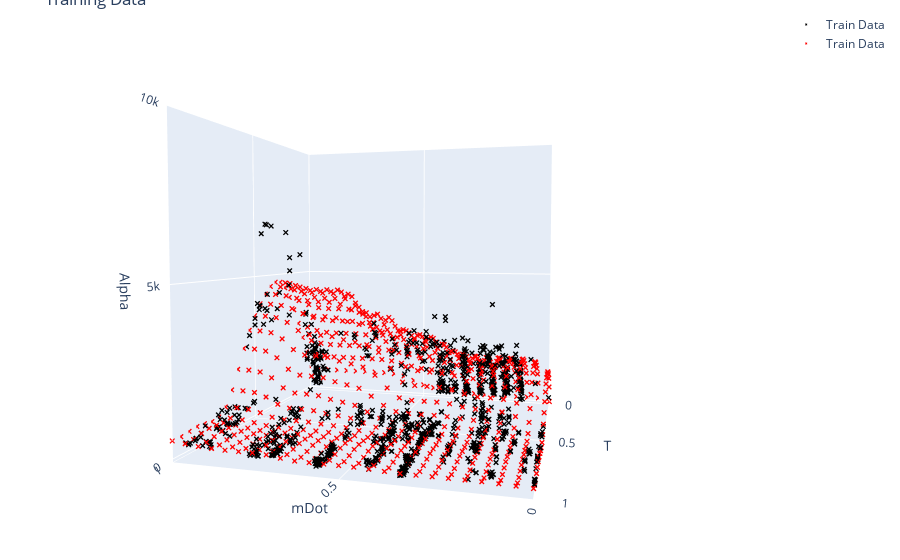

Notebook code cell kept with this figure:
### Code cell
fig = go.Figure()
fig.add_trace(go.Scatter3d(x=Xtest_norm[:,0], y=Xtest_norm[:,1], z=ytest, mode="markers", marker=dict(size=2, color="black", symbol="x"), name="Train Data"))
fig.add_trace(go.Scatter3d(x=Xplot[:,0], y=Xplot[:,1], z=STAREG.predict(Xpred=Xplot, model=M4["model"], coef_=M4["coef_"])["ypred"], 
                           mode="markers", marker=dict(size=2, color="red", symbol="x"), name="Train Data"))

fig.update_layout(
    scene = dict(
        xaxis = dict(nticks=4, range=[0,1],title="mDot"),
        yaxis = dict(nticks=4, range=[0,1],title="T"),
        zaxis = dict(nticks=4, range=[-100,10000],title="Alpha"),),
    width=700,
    margin=dict(r=20, l=10, b=10, t=10),
    title="Training Data")

### Figure 1 — Plotly figure (JSON) as saved in the notebook; plotly's stock layout.template omitted (floating-point values rounded to 4 significant figures; data arrays with more than 128 entries replaced by an {"elided": "..."} marker saying what was removed)
{"data": [{"marker": {"color": "black", "size": 2, "symbol": "x"}, "mode": "markers", "name": "Train Data", "type": "scatter3d", "x": {"elided": "1041 float values"}, "y": {"elided": "1041 float values"}, "z": {"elided": "1041 float values"}}, {"marker": {"color": "red", "size": 2, "symbol": "x"}, "mode": "markers", "name": "Train Data", "type": "scatter3d", "x": {"elided": "625 float values"}, "y": {"elided": "625 float values"}, "z": {"elided": "625 float values"}}], "layout": {"autosize": true, "margin": {"b": 10, "l": 10, "r": 20, "t": 10}, "scene": {"aspectmode": "auto", "aspectratio": {"x": 1, "y": 1, "z": 1}, "camera": {"center": {"x": 0, "y": 0, "z": 0}, "eye": {"x": -0.5883, "y": 2.081, "z": 0.111}, "projection": {"type": "perspective"}, "up": {"x": 0, "y": 0, "z": 1}}, "xaxis": {"nticks": 4, "range": [0, 1], "title": {"text": "mDot"}, "type": "linear"}, "yaxis": {"nticks": 4, "range": [0, 1], "title": {"text": "T"}, "type": "linear"}, "zaxis": {"nticks": 4, "range": [-100, 10000], "title": {"text": "Alpha"}, "type": "linear"}}, "title": {"text": "Training Data"}}}
